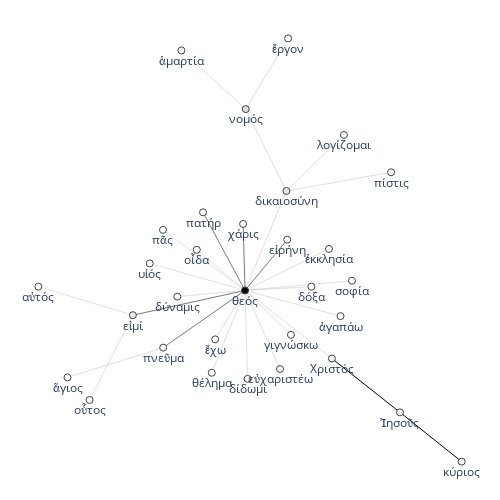

The notebook cell saved with this chart:
### Code cell
configure_plotly_browser_state()
ego_network = construct_ego_network(network_bigrams, "δικαιοσύνη", 30, reduced=True)
ego_network.edges.data()
fig = textnet.draw_2d_network(ego_network)
fig.show()

### Figure 1 — Plotly figure (JSON) as saved in the notebook; plotly's stock layout.template omitted (floating-point values rounded to 4 significant figures)
{"data": [{"line": {"color": "#000000", "width": 1}, "mode": "lines", "type": "scatter", "x": [0.3043, 0.5489, null, 0.5489, 0.7705, null], "y": [-0.3412, -0.5668, null, -0.5668, -0.7733, null]}, {"line": {"color": "#404040", "width": 0.7}, "mode": "lines", "type": "scatter", "x": [-0.4112, -0.008053, null, -0.008053, -0.01501, null, -0.008053, -0.159, null, -0.008053, -0.3023, null, -0.008053, 0.1436, null], "y": [-0.1598, -0.05598, null, -0.05598, 0.2224, null, -0.05598, 0.2712, null, -0.05598, -0.2958, null, -0.05598, 0.1565, null]}, {"line": {"color": "#C0C0C0", "width": 0.5}, "mode": "lines", "type": "scatter", "x": [0.3043, -0.008053, null, -0.4112, -0.7509, null, -0.4112, -0.5668, null, -0.008053, 0.1407, null, -0.008053, -0.303, null, -0.008053, -0.1814, null, -0.008053, -0.3506, null, -0.008053, -0.2515, null, -0.008053, -0.1275, null, -0.008053, -0.1152, null, -0.008053, 0.001042, null, -0.008053, 0.1179, null, -0.008053, 0.157, null, -0.008053, 0.2304, null, -0.008053, 0.2936, null, -0.008053, 0.3352, null, -0.008053, 0.3764, null, -0.005431, 0.1468, null, -0.005431, -0.2367, null, -0.005431, 0.1407, null, -0.3023, -0.6461, null, 0.1407, 0.517, null, 0.1407, 0.3473, null], "y": [-0.3412, -0.05598, null, -0.1598, -0.04009, null, -0.1598, -0.5149, null, -0.05598, 0.3607, null, -0.05598, 0.1975, null, -0.05598, 0.1145, null, -0.05598, 0.05692, null, -0.05598, -0.08196, null, -0.05598, -0.4009, null, -0.05598, -0.261, null, -0.05598, -0.4267, null, -0.05598, -0.3853, null, -0.05598, -0.2419, null, -0.05598, -0.04036, null, -0.05598, 0.1179, null, -0.05598, -0.1637, null, -0.05598, -0.01533, null, 0.7038, 1, null, 0.7038, 0.9494, null, 0.7038, 0.3607, null, -0.2958, -0.4202, null, 0.3607, 0.4388, null, 0.3607, 0.5955, null]}, {"hoverinfo": "text", "hovertext": ["2", "2", "1", "3", "20", "1", "1", "3", "2", "1", "1", "1", "1", "1", "4", "1", "1", "1", "1", "1", "1", "1", "1", "1", "1", "1", "1", "1", "1", "1", "1"], "marker": {"color": [19, 13, 6, 21, 128, 5, 5, 30, 12, 6, 5, 5, 5, 5, 27, 3, 4, 4, 7, 6, 3, 7, 6, 10, 8, 4, 8, 6, 6, 5, 9], "colorbar": {"thickness": 15, "title": {"side": "right", "text": "degree"}, "xanchor": "left"}, "colorscale": [[0, "rgb(255,255,255)"], [0.125, "rgb(240,240,240)"], [0.25, "rgb(217,217,217)"], [0.375, "rgb(189,189,189)"], [0.5, "rgb(150,150,150)"], [0.625, "rgb(115,115,115)"], [0.75, "rgb(82,82,82)"], [0.875, "rgb(37,37,37)"], [1, "rgb(0,0,0)"]], "line": {"width": 1}, "showscale": false, "size": 7}, "mode": "markers+text", "text": ["Χριστός", "Ἰησοῦς", "κύριος", "εἰμί", "θεός", "χάρις", "πατήρ", "νομός", "πνεῦμα", "εἰρήνη", "ἔργον", "αὐτός", "ἅγιος", "οὗτος", "δικαιοσύνη", "πᾶς", "οἶδα", "υἱός", "δύναμις", "θέλημα", "ἔχω", "ἁμαρτία", "δίδωμι", "εὐχαριστέω", "γιγνώσκω", "δόξα", "ἐκκλησία", "πίστις", "ἀγαπάω", "σοφία", "λογίζομαι"], "textposition": "bottom center", "type": "scatter", "x": [0.3043, 0.5489, 0.7705, -0.4112, -0.008053, -0.01501, -0.159, -0.005431, -0.3023, 0.1436, 0.1468, -0.7509, -0.6461, -0.5668, 0.1407, -0.303, -0.1814, -0.3506, -0.2515, -0.1275, -0.1152, -0.2367, 0.001042, 0.1179, 0.157, 0.2304, 0.2936, 0.517, 0.3352, 0.3764, 0.3473], "y": [-0.3412, -0.5668, -0.7733, -0.1598, -0.05598, 0.2224, 0.2712, 0.7038, -0.2958, 0.1565, 1, -0.04009, -0.4202, -0.5149, 0.3607, 0.1975, 0.1145, 0.05692, -0.08196, -0.4009, -0.261, 0.9494, -0.4267, -0.3853, -0.2419, -0.04036, 0.1179, 0.4388, -0.1637, -0.01533, 0.5955]}, {"hoverinfo": "text", "marker": {"opacity": 0}, "mode": "markers", "opacity": 0, "text": ["83", "11", "55", "20", "11", "11", "20", "18", "15", "13", "10", "10", "10", "9", "9", "9", "9", "9", "8", "8", "8", "8", "7", "7", "12", "9", "7", "11", "7", "6"], "type": "scatter", "x": [0.4266, 0.1481, 0.6597, -0.2096, -0.5811, -0.489, -0.01153, -0.08355, -0.1552, 0.06778, 0.06633, -0.1555, -0.09472, -0.1793, -0.1298, -0.0678, -0.06161, -0.003505, 0.0549, 0.07447, 0.1112, 0.1428, 0.1636, 0.1842, 0.07069, -0.1211, 0.06764, -0.4742, 0.3289, 0.244], "y": [-0.454, -0.1986, -0.67, -0.1079, -0.09994, -0.3374, 0.08321, 0.1076, -0.1759, 0.05027, 0.1524, 0.07076, 0.02928, 0.0004709, -0.06897, -0.2285, -0.1585, -0.2413, -0.2206, -0.149, -0.04817, 0.03095, -0.1098, -0.03566, 0.8519, 0.8266, 0.5323, -0.358, 0.3998, 0.4781]}], "layout": {"autosize": false, "height": 500, "hovermode": "closest", "margin": {"b": 10, "l": 10, "r": 10, "t": 10}, "plot_bgcolor": "rgba(0,0,0,0)", "showlegend": false, "title": {"font": {"size": 16}}, "width": 500, "xaxis": {"showgrid": false, "showticklabels": false, "zeroline": false}, "yaxis": {"showgrid": false, "showticklabels": false, "zeroline": false}}}
